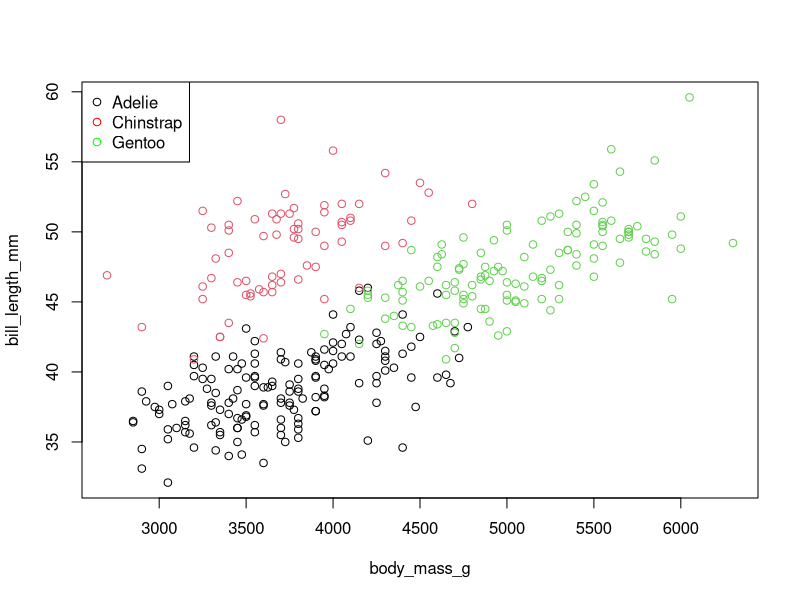
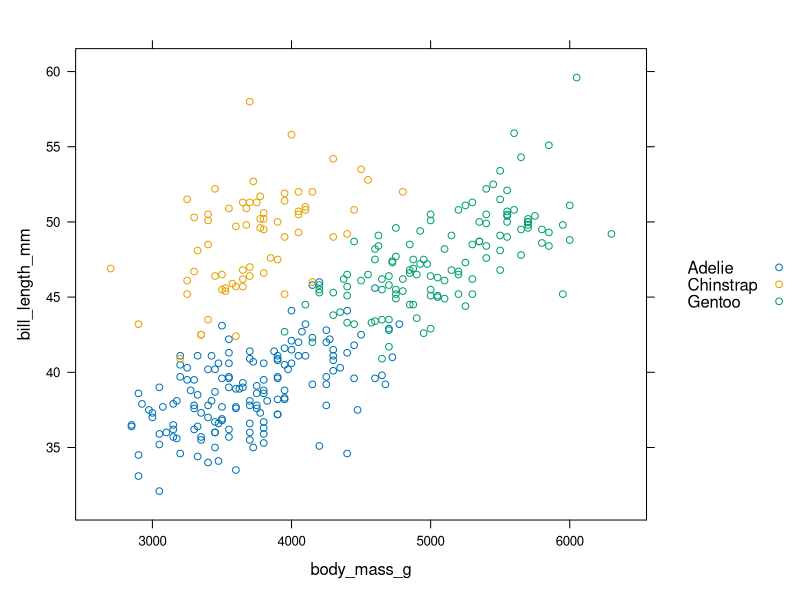
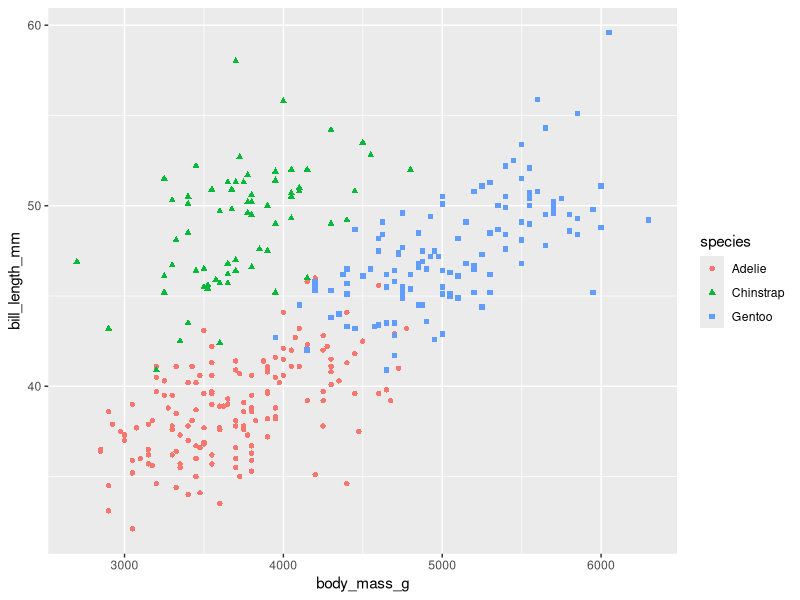
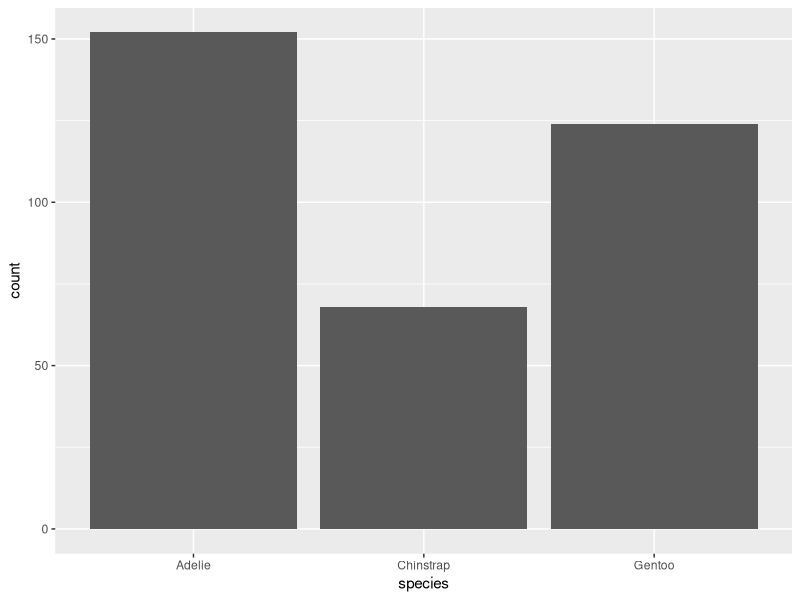
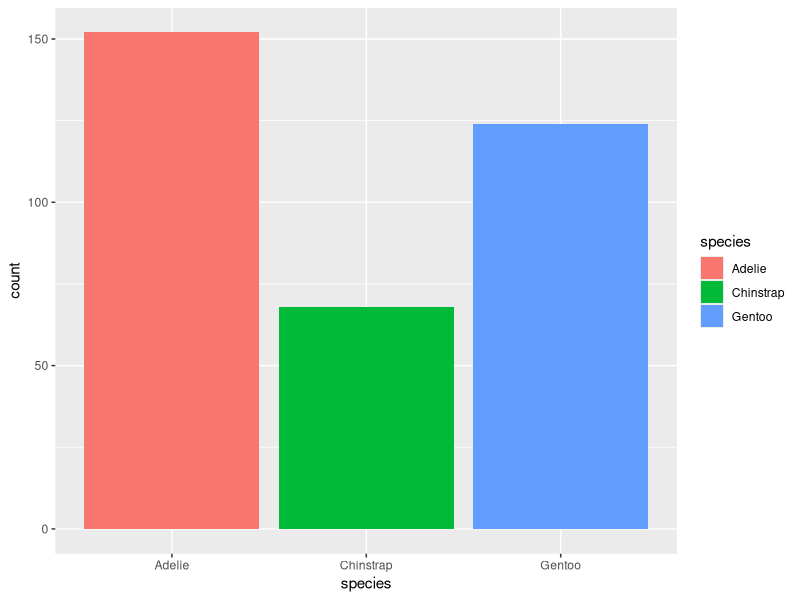
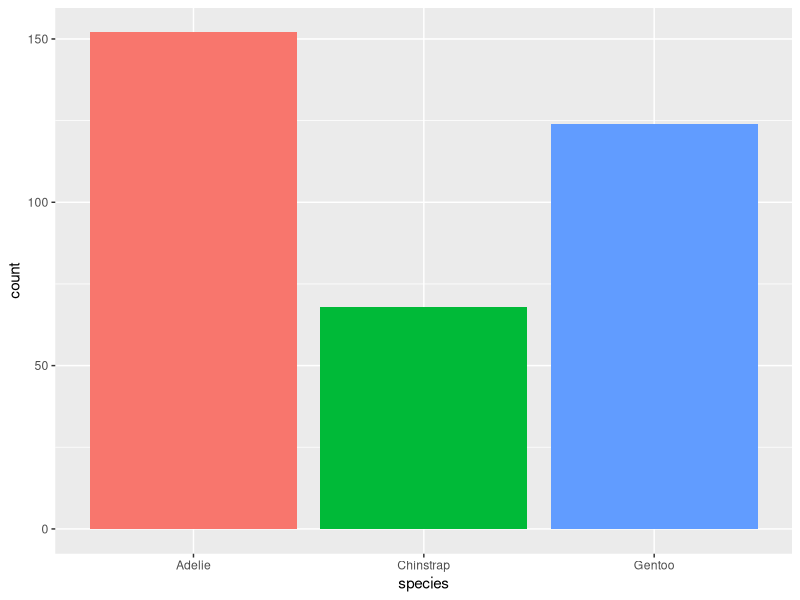
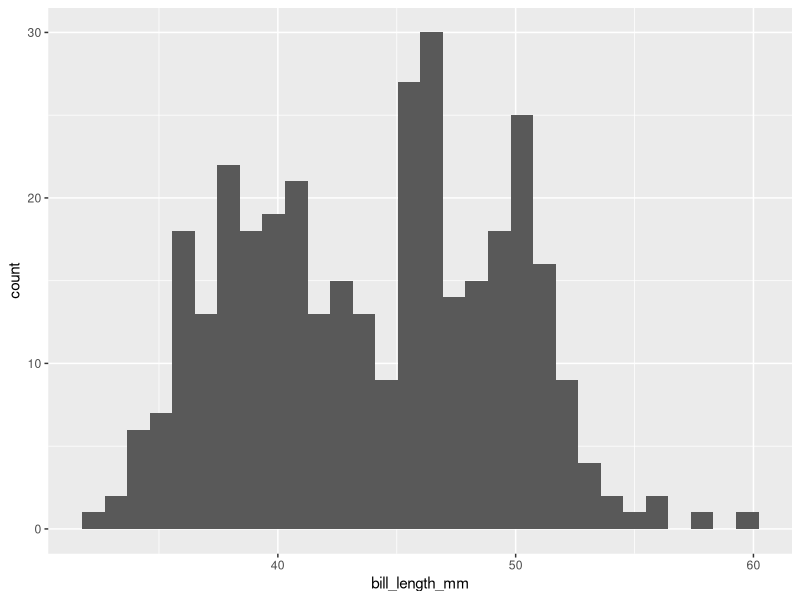
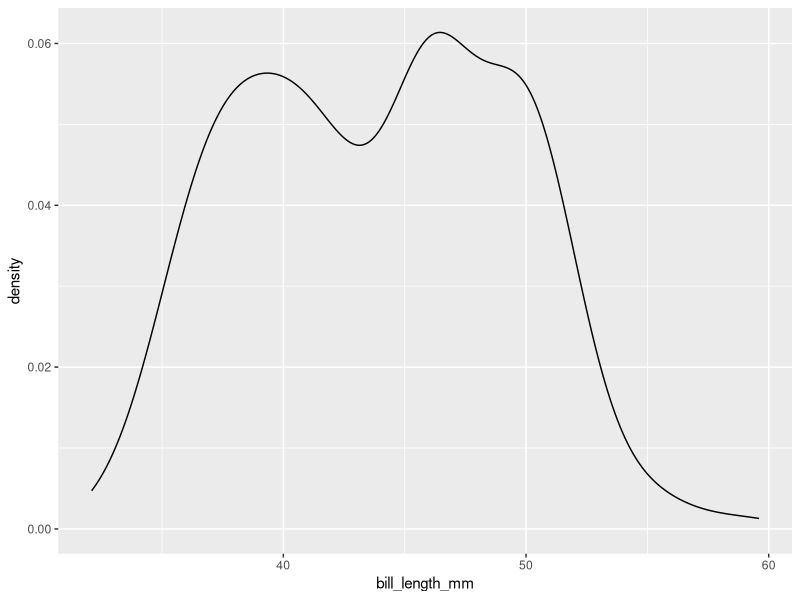

Write the R code that produced these figures, in order. (Note: this script raises an error after producing the figures.)
## ---- chunk 1
knitr::opts_chunk$set(
  tidy = TRUE
)
## ---- chunk 2
library(ggplot2)
## ---- chunk 3
# load data
data(penguins, package = "palmerpenguins")
# base graphics
plot(bill_length_mm ~ body_mass_g, data = penguins, col = penguins$species)
legend(x = "topleft", legend = levels(penguins$species),
       col = c("black", "red", "green"), pch = 1)
# lattice graphics
lattice::xyplot(bill_length_mm ~ body_mass_g, data = penguins, group = species,
                auto.key = TRUE)
# ggplot2 graphics
ggplot2::ggplot(data = penguins) +
  ggplot2::geom_point(mapping = aes(x = body_mass_g, y = bill_length_mm,
                                    color = species, shape = species))
## ---- chunk 4
data(penguins, package = "palmerpenguins")
## ---- chunk 5
ggplot(penguins) + geom_bar(aes(x = species))
## ---- chunk 6
ggplot(penguins) + geom_bar(aes(x = species, fill = species))
## ---- chunk 7
ggplot(penguins) + geom_bar(aes(x = species, fill = species)) + theme(legend.position = "none")
## ---- chunk 8
ggplot(penguins) + geom_histogram(aes(x = bill_length_mm))
## ---- chunk 9
ggplot(penguins) + geom_density(aes(x = bill_length_mm))
## ---- chunk 10
ggplot(penguins) + geom_density(aes(x = bill_length_mm, col = species))
## ---- chunk 11
ggplot(penguins) + geom_density(aes(x = bill_length_mm, linetype = species))
ggplot(penguins) + geom_density(aes(x = bill_length_mm, col = species, linetype = species))
## ---- chunk 12
ggplot(penguins) + geom_density(aes(x = bill_length_mm, fill = species))
## ---- chunk 13
ggplot(penguins) + geom_density(aes(x = bill_length_mm, fill = species), alpha = 0.3)
## ---- chunk 14
ggplot(penguins) + geom_boxplot(aes(y = bill_length_mm, x = species))
## ---- chunk 15
ggplot(penguins) + geom_boxplot(aes(y = bill_length_mm, x = species, fill = species)) + theme(legend.position = "none")
## ---- chunk 16
ggplot(penguins) + geom_violin(aes(x = species, y = bill_length_mm))
## ---- chunk 17
ggplot(penguins) + geom_point(aes(x = body_mass_g, y = bill_length_mm))
## ---- chunk 18
ggplot(penguins) + geom_point(aes(x = body_mass_g, y = bill_length_mm, col = species))
## ---- chunk 19
ggplot(penguins) + geom_point(aes(x = body_mass_g, y = bill_length_mm, color = species, shape = species))
## ---- chunk 20
ggplot(penguins) + geom_point(aes(x = body_mass_g, y = bill_length_mm, color = species, shape = species)) + geom_smooth(aes(x = body_mass_g, y = bill_length_mm), method = "lm")
## ---- chunk 21
ggplot(penguins) + geom_point(aes(x = body_mass_g, y = bill_length_mm, color = species, shape = species)) + geom_smooth(aes(x = body_mass_g, y = bill_length_mm, col = species), method = "lm")
## ---- chunk 22
ggplot(data  = penguins, mapping = aes(x = body_mass_g, y = bill_length_mm, color = species)) + geom_point(aes(shape = species)) + geom_smooth(method = "lm")
## ---- chunk 23
ggp <- ggplot(data  = penguins, mapping = aes(x = body_mass_g, y = bill_length_mm, color = species)) + geom_point(aes(shape = species))
ggp
## ---- chunk 24
ggp <- ggp + xlab("body mass (g)") + ylab("bill length (mm)") + ggtitle("Penguin body characteristics")
ggp
## ---- chunk 25
ggp + xlim(2000, 7000) + ylim(0, 80)
## ---- chunk 26
ggplot(data  = penguins) + geom_point(aes(x = body_mass_g, y = bill_length_mm), shape = 15, size = 5, color = "blue")
## ---- chunk 27
ggp + scale_color_manual(values = c("#1b9e77", "#d95f02", "#7570b3"))
## ---- chunk 28
ggp + scale_color_brewer(type = "seq", palette = "Dark2")
## ---- chunk 29
ggp + theme(legend.position = "bottom")
## ---- chunk 30
ggp_gray <- ggp + theme_gray() + ggtitle("theme_gray")
ggp_bw <- ggp + theme_bw() + ggtitle("theme_bw")
ggp_classic <- ggp + theme_classic() + ggtitle("theme_classic")
ggp_minimal <- ggp + theme_minimal() + ggtitle("theme_minimal")
ggp_light <- ggp + theme_light() + ggtitle("theme_light")
ggp_dark <- ggp + theme_dark() + ggtitle("theme_dark")
library(patchwork)
(ggp_gray | ggp_bw) / (ggp_classic | ggp_minimal) / (ggp_light | ggp_dark)

## ---- chunk 31
ggplot(penguins) + geom_point(aes(x = body_mass_g, y = bill_length_mm)) + facet_wrap(~species)
## ---- chunk 32
ggplot(subset(penguins, !is.na(sex))) + geom_point(aes(x = body_mass_g, y = bill_length_mm)) + facet_grid(species ~ sex)
## ---- chunk 33
ggplot(subset(penguins, !is.na(sex))) + geom_point(aes(x = body_mass_g, y = bill_length_mm, color = sex, shape = sex)) + facet_wrap(~ species)
## ---- chunk 34
ggplot(penguins) + geom_bar(aes(x = sex))
## ---- chunk 35
# count values with each level
penguins_count <- as.data.frame(table(penguins$sex, useNA = "ifany"))
# rename variales
names(penguins_count) <- c("sex", "count")
ggplot(penguins_count) + geom_bar(aes(x = sex, y = count), stat = "identity")
## ---- chunk 36
data(Galton, package = "HistData")
ggplot(Galton) + geom_point(aes(x = parent, y = child))
## ---- chunk 37
ggplot(Galton) + geom_point(aes(x = parent, y = child), position = "jitter")
## ---- chunk 38
ggplot(penguins) +  geom_bar(aes(x = species, fill = sex))
## ---- chunk 39
ggplot(penguins) +  geom_bar(aes(x = species, fill = sex), position = "fill")
## ---- chunk 40
ggplot(penguins) +  geom_bar(aes(x = species, fill = sex), position = "dodge")
## ---- chunk 41
ggplot(penguins) +  geom_bar(aes(x = species, fill = species)) + facet_wrap(~ sex)
## ---- chunk 42
ggplot(penguins) +  geom_bar(aes(x = sex, fill = sex)) + facet_wrap(~ species)
## ---- chunk 43
ggp_stack <- ggplot(diamonds) + geom_bar(aes(x = cut, fill = clarity)) + ggtitle("stack") + theme(axis.text.x = element_text(angle = 90, hjust = 1))
ggp_dodge <- ggplot(diamonds) + geom_bar(aes(x = cut, fill = clarity), position = "dodge") + ggtitle("dodge") + theme(axis.text.x = element_text(angle = 90, hjust = 1))
ggp_stack + ggp_dodge
## ---- chunk 44
ggplot(penguins) + geom_boxplot(aes(y = body_mass_g, fill = species))
ggplot(penguins) + geom_boxplot(aes(y = body_mass_g, fill = species)) + coord_flip()
